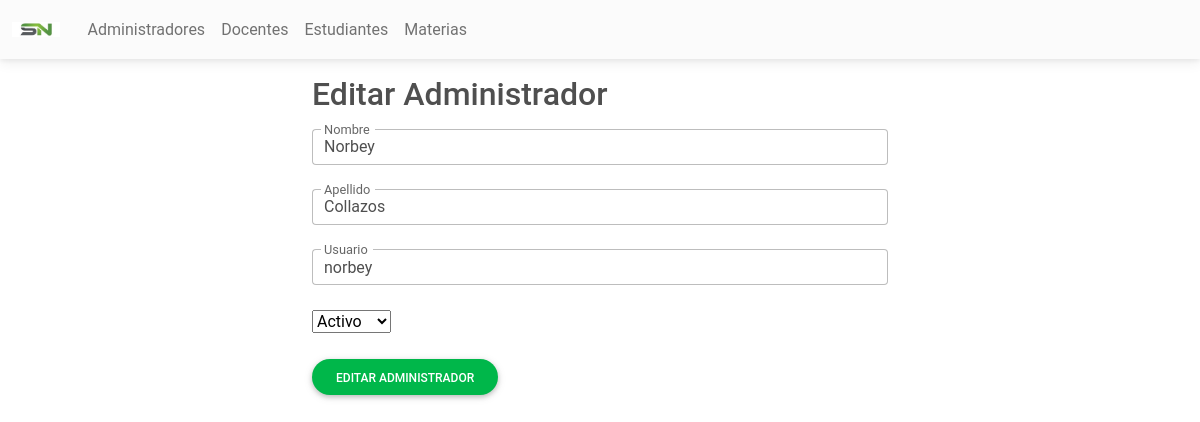
/Administradores/Pages/edit.php?Id=10 (signed in), run on the app's committed database.
### tables this page shows
CREATE TABLE `usuarios` (
  `ID_USUARIO` int(15) NOT NULL,
  `NOMBRE` varchar(60) NOT NULL,
  `APELLIDO` varchar(60) NOT NULL,
  `USUARIO` varchar(40) NOT NULL,
  `PASS` varchar(80) NOT NULL,
  `PERFIL` varchar(30) NOT NULL,
  `ESTADO` varchar(20) NOT NULL
);

### Conexion.php (called while the page is built, shortened)
<?php
class Conexion{
    private $drive = "mysql";
    private $host = "localhost";
    private $dbname = "notas";
    private $usuario = "root";
    private $contrasena = "";
    public function __construct()
    {
        try {
            $db = new PDO("{$this->drive}:host={$this->host};dbname={$this->dbname}", $this->usuario, $this->contrasena);
            $db->setAttribute(PDO::ATTR_ERRMODE, PDO::ERRMODE_EXCEPTION);
            return $db;
        } catch (PDOException $e) {
            echo "Ha surgido un error: Detalle: " . $e->getMessage();
        }
    }
}
?>

### Administradores/Modelo/Administradores.php (called while the page is built, shortened)
<?php
require_once("../../Conexion.php");
class Administradores extends Conexion {
    public function __construct(){
        $this->db = parent::__construct();
    }
    public function getById($Id){
        $rows = null;
        $statement = $this->db->prepare("SELECT * FROM usuarios WHERE PERFIL = 'Administrador' AND ID_USUARIO = :Id");
        $statement->bindParam(':Id',$Id);
        $statement->execute();
        while($result = $statement->fetch()){
            $rows[] = $result;
        }
        return $rows;
    }
}
?>

### Administradores/Pages/edit.php (the view, shortened to what this page needs)
<?php
require_once("../Modelo/Administradores.php");
$Id = $_GET['Id'];
$ModeloAdministradores = new Administradores();
$Administradores = $ModeloAdministradores->getById($Id);
?>
<!DOCTYPE html>
<html lang="en">
<head>
</head>
<body>
    <?php include("../../cabecera.php"); ?>
    <div class="container mt-3 col-md-6">
        <h2 class="mb-3">Editar Administrador</h2>
        <form action="../Controladores/edit.php" method="post">
            <?php
            if ($Administradores != null) {
                foreach ($Administradores as $Administrador) {
            ?>
                    <div class="form-outline mb-4">
                        <input type="text" name="Nombre" id="form6Example1" class="form-control" required value="<?php echo $Administrador['NOMBRE'] ?>" />
                        <label class="form-label" for="form6Example1">Nombre</label>
                    </div>
                    <div class="form-outline mb-4">
                        <input type="text" name="Apellido" id="formform6Example2" class="form-control" required value="<?php echo $Administrador['APELLIDO'] ?>" />
                        <label class="form-label" for="form6Example2">Apellido</label>
                    </div>
                    <div class="form-outline mb-4">
                        <input type="text" name="Usuario" id="formform6Example3" class="form-control" required value="<?php echo $Administrador['USUARIO'] ?>" />
                        <label class="form-label" for="form6Example3">Usuario</label>
                    </div>
                    <div class="mb-4">
                        <select name="Estado" class="" required>
                            <option value="<?php echo $Administrador['ESTADO'] ?>"><?php echo $Administrador['ESTADO'] ?></option>
                        </select>
                    </div>
            <?php
                }
            }
            ?>
            <button type="submit" class="btn btn-success btn-rounded mb-4">Editar administrador</button>
        </form>
    </div>
</body>
</html>

### data on the page
usuarios: Nombre "Norbey", Apellido "Collazos", Usuario "norbey", Estado "Activo"
